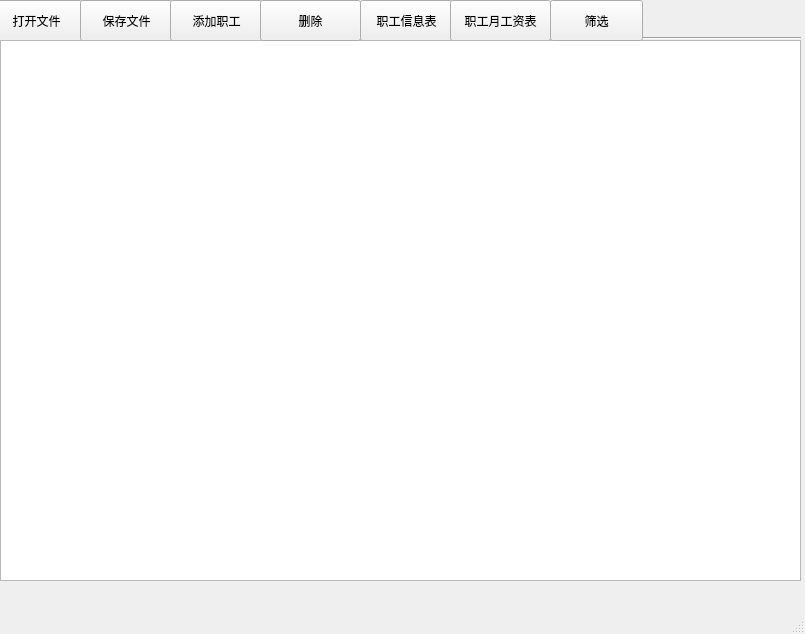
<?xml version="1.0" encoding="UTF-8"?>
<ui version="4.0">
 <class>MainWindow</class>
 <widget class="QMainWindow" name="MainWindow">
  <property name="windowModality">
   <enum>Qt::WindowModality::WindowModal</enum>
  </property>
  <property name="geometry">
   <rect>
    <x>0</x>
    <y>0</y>
    <width>805</width>
    <height>634</height>
   </rect>
  </property>
  <property name="windowTitle">
   <string>MainWindow</string>
  </property>
  <widget class="QWidget" name="centralwidget">
   <widget class="Line" name="line">
    <property name="geometry">
     <rect>
      <x>0</x>
      <y>30</y>
      <width>801</width>
      <height>16</height>
     </rect>
    </property>
    <property name="orientation">
     <enum>Qt::Orientation::Horizontal</enum>
    </property>
   </widget>
   <widget class="QPushButton" name="OpenFile">
    <property name="geometry">
     <rect>
      <x>-10</x>
      <y>0</y>
      <width>93</width>
      <height>41</height>
     </rect>
    </property>
    <property name="styleSheet">
     <string notr="true">
border-image: url(:/pictures/style-5.qss.png);</string>
    </property>
    <property name="text">
     <string>打开文件</string>
    </property>
   </widget>
   <widget class="QPushButton" name="SaveFile">
    <property name="geometry">
     <rect>
      <x>80</x>
      <y>0</y>
      <width>93</width>
      <height>41</height>
     </rect>
    </property>
    <property name="styleSheet">
     <string notr="true">border-image: url(:/pictures/style-5.qss.png);</string>
    </property>
    <property name="text">
     <string>保存文件</string>
    </property>
   </widget>
   <widget class="QPushButton" name="addpushButton">
    <property name="geometry">
     <rect>
      <x>170</x>
      <y>0</y>
      <width>93</width>
      <height>41</height>
     </rect>
    </property>
    <property name="styleSheet">
     <string notr="true">border-image: url(:/pictures/style-5.qss.png);</string>
    </property>
    <property name="text">
     <string>添加职工</string>
    </property>
   </widget>
   <widget class="QPushButton" name="DisplayInformation">
    <property name="geometry">
     <rect>
      <x>360</x>
      <y>0</y>
      <width>93</width>
      <height>41</height>
     </rect>
    </property>
    <property name="styleSheet">
     <string notr="true">border-image: url(:/pictures/style-5.qss.png);</string>
    </property>
    <property name="text">
     <string>职工信息表</string>
    </property>
   </widget>
   <widget class="QPushButton" name="DisplaySalary">
    <property name="geometry">
     <rect>
      <x>450</x>
      <y>0</y>
      <width>101</width>
      <height>41</height>
     </rect>
    </property>
    <property name="styleSheet">
     <string notr="true">border-image: url(:/pictures/style-5.qss.png);</string>
    </property>
    <property name="text">
     <string>职工月工资表</string>
    </property>
   </widget>
   <widget class="QTableView" name="ShowInfotableView">
    <property name="geometry">
     <rect>
      <x>0</x>
      <y>40</y>
      <width>801</width>
      <height>541</height>
     </rect>
    </property>
    <property name="styleSheet">
     <string notr="true"/>
    </property>
   </widget>
   <widget class="QPushButton" name="deleteButton">
    <property name="geometry">
     <rect>
      <x>260</x>
      <y>0</y>
      <width>101</width>
      <height>41</height>
     </rect>
    </property>
    <property name="styleSheet">
     <string notr="true">border-image: url(:/pictures/style-5.qss.png);</string>
    </property>
    <property name="text">
     <string>删除</string>
    </property>
   </widget>
   <widget class="QPushButton" name="actionmingdanshaixuan">
    <property name="geometry">
     <rect>
      <x>550</x>
      <y>0</y>
      <width>93</width>
      <height>41</height>
     </rect>
    </property>
    <property name="styleSheet">
     <string notr="true">border-image: url(:/pictures/style-5.qss.png);</string>
    </property>
    <property name="text">
     <string>筛选</string>
    </property>
   </widget>
  </widget>
  <widget class="QMenuBar" name="menubar">
   <property name="geometry">
    <rect>
     <x>0</x>
     <y>0</y>
     <width>805</width>
     <height>25</height>
    </rect>
   </property>
  </widget>
  <widget class="QStatusBar" name="statusbar"/>
 </widget>
 <resources/>
 <connections/>
</ui>
